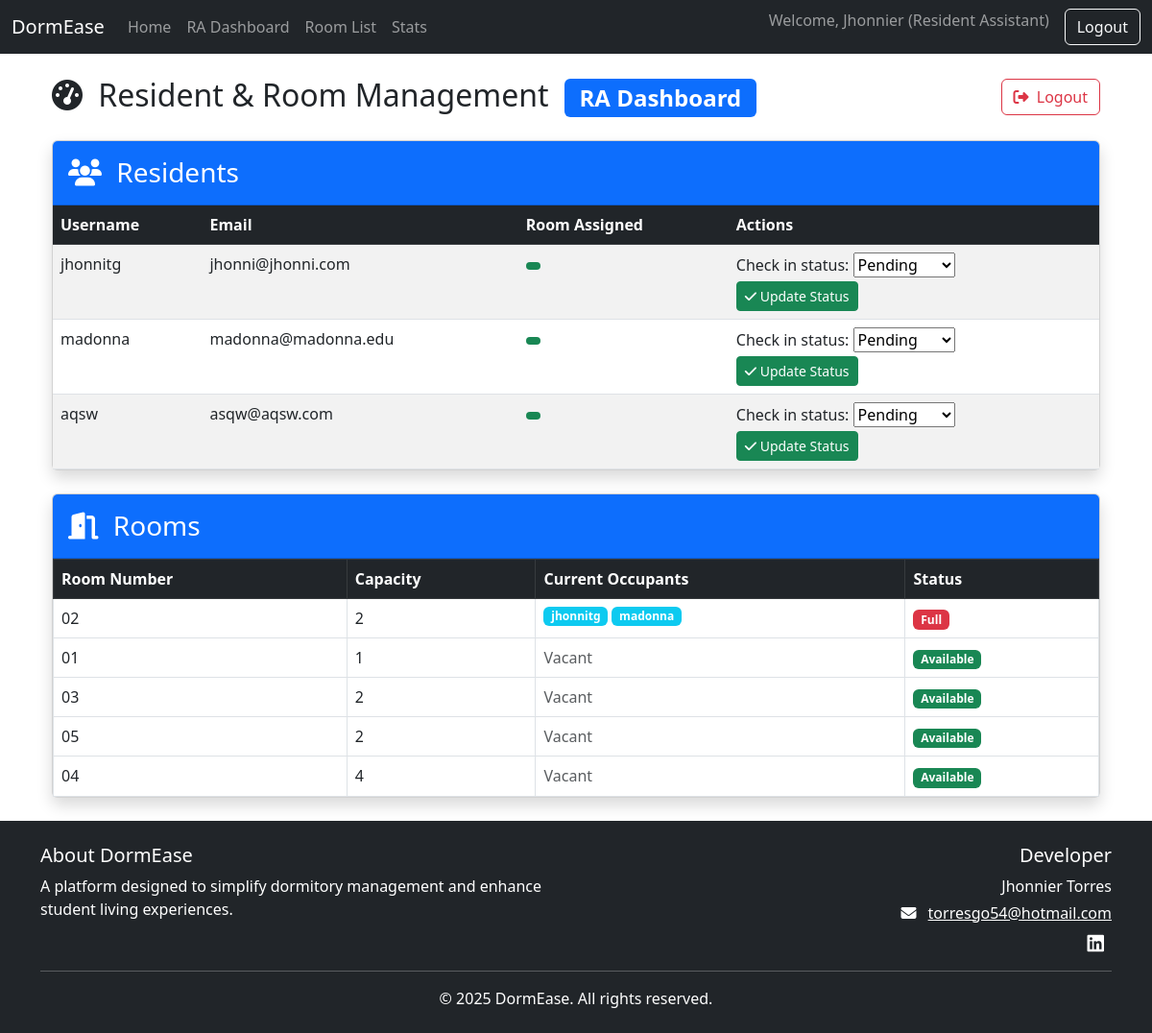
Before: /ra-dashboard/ (signed in) with the older database file.
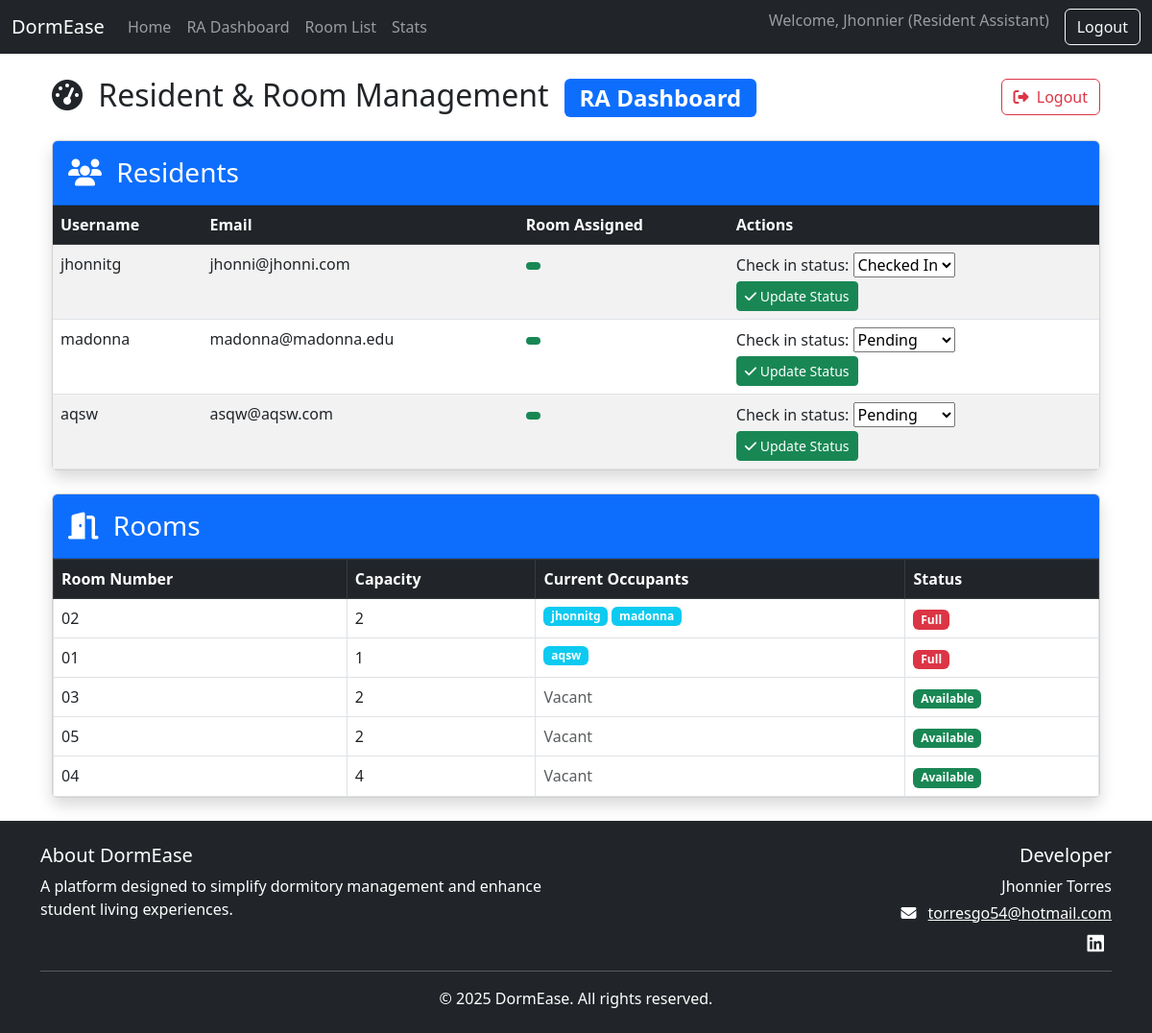
After: the same page with the newer database file.
### users/models.py (models this page shows, shortened)
class CustomUser(AbstractUser):
    ROLE_CHOICES = [
        ('resident', 'Resident'),
        ('ra', 'Resident Assistant'),
        ('superuser', 'Superuser'),
    ]
    role = models.CharField(max_length=20, choices=ROLE_CHOICES, default='resident')
    student_id = models.CharField(max_length=20, blank=True, null=True)
    move_in_date = models.DateField(blank=True, null=True)
    CHECK_IN_CHOICES = [
        ('pending', 'Pending'),
        ('checked_in', 'Checked In'),
    ]
    check_in_status = models.CharField(max_length=20, choices=CHECK_IN_CHOICES, default='pending')

class Room(models.Model):
    ROOM_TYPES = [
        ('single', 'Single'),
        ('double', 'Double'),
        ('quad', 'Quad'),
    ]
    room_number = models.CharField(max_length=10, unique=True)
    room_type = models.CharField(max_length=10, choices=ROOM_TYPES)
    capacity = models.IntegerField()
    occupants = models.ManyToManyField('CustomUser', blank=True, related_name='assigned_room')

### users/views.py (the view, shortened to what this page needs)
# urls.py: path('ra-dashboard/', views.RADashboardView.as_view(), name='ra-dashboard'),
class RADashboardView(LoginRequiredMixin, View):
    def get(self, request):
        residents = models.CustomUser.objects.filter(role='resident')
        rooms = models.Room.objects.all()
        checkin_forms = {resident.id: forms.CheckInForm(instance=resident) for resident in residents}
        return render(request, 'users/dashboard.html', {
            'residents': residents,
            'rooms': rooms,
            'checkin_forms': checkin_forms
        })

### users/templatetags/custom_filters.py (called while the page is built)
@register.filter
def dict_get(d, key):
    return d.get(key)

### users/templates/users/dashboard.html (shortened to what the changed rows need)
{% extends 'base.html' %}
{% load custom_filters %}
{% block content %}
<div class="container-fluid">
    <div class="d-flex justify-content-between align-items-center mb-4">
        <h2 class="mb-0">
            <i class="fas fa-tachometer-alt me-2"></i>
            Resident & Room Management
            {% if user.role == 'ra' %}
            <span class="badge bg-primary ms-2">RA Dashboard</span>
            {% endif %}
        </h2>
    </div>
    <div class="card shadow mb-4">
        <div class="card-body p-0">
            <div class="table-responsive">
                <table class="table table-striped table-hover mb-0">
                    <thead class="table-dark">
                        <tr>
                            <th>Username</th>
                            <th>Email</th>
                            <th>Room Assigned</th>
                            <th>Actions</th>
                        </tr>
                    </thead>
                    <tbody>
                        {% for resident in residents %}
                        <tr>
                            <td>{{ resident.username }}</td>
                            <td>{{ resident.email }}</td>
                            <td>
                                {% if resident.assigned_room %}
                                <span class="badge bg-success">
                                </span>
                                {% else %}
                                <span class="badge bg-warning text-dark">Not Assigned</span>
                                {% endif %}
                            </td>
                            <td>
                                <form method="post" action="{% url 'ra-dashboard' %}">
                                    {{ checkin_forms|dict_get:resident.id }}
                                    <button type="submit" class="btn btn-sm btn-success mt-1">
                                        <i class="fas fa-check"></i> Update Status
                                    </button>
                                </form>
                            </td>
                        </tr>
                        {% empty %}
                        <tr>
                            <td colspan="4" class="text-center py-4">No residents found</td>
                        </tr>
                        {% endfor %}
                    </tbody>
                </table>
            </div>
        </div>
    </div>
    <div class="card shadow">
        <div class="card-body p-0">
            <div class="table-responsive">
                <table class="table table-bordered table-hover mb-0">
                    <thead class="table-dark">
                        <tr>
                            <th>Room Number</th>
                            <th>Capacity</th>
                            <th>Current Occupants</th>
                            <th>Status</th>
                        </tr>
                    </thead>
                    <tbody>
                        {% for room in rooms %}
                        <tr>
                            <td>{{ room.room_number }}</td>
                            <td>{{ room.capacity }}</td>
                            <td>
                                {% if room.occupants.all %}
                                <div class="d-flex flex-wrap gap-1">
                                    {% for occupant in room.occupants.all %}
                                    <span class="badge bg-info">{{ occupant.username }}</span>
                                    {% endfor %}
                                </div>
                                {% else %}
                                <span class="text-muted">Vacant</span>
                                {% endif %}
                            </td>
                            <td>
                                {% if room.occupants.count >= room.capacity %}
                                <span class="badge bg-danger">Full</span>
                                {% elif room.occupants.count > 0 %}
                                <span class="badge bg-warning text-dark">{{ room.occupants.count }}/{{ room.capacity }}</span>
                                {% else %}
                                <span class="badge bg-success">Available</span>
                                {% endif %}
                            </td>
                        </tr>
                        {% empty %}
                        <tr>
                            <td colspan="4" class="text-center py-4">No rooms found</td>
                        </tr>
                        {% endfor %}
                    </tbody>
                </table>
            </div>
        </div>
    </div>
</div>
{% endblock %}

Changed rows visible on the page:
changed CustomUser "jhonnitg": check_in_status "Pending" → "Checked In"
changed Room (number 2 of 5 on the later page): gains CustomUser (username "aqsw", email "asqw@aqsw.com", check_in_status "Pending"); text "Vacant Available" → "Full"
